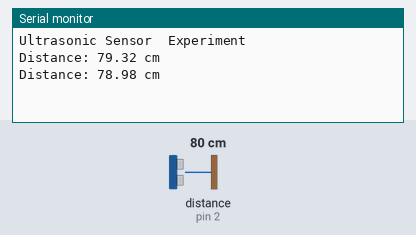
A sketch run on a simulated Arduino Uno, built with avr-gcc and run on an emulated ATmega328P. Parts: the last lines printed to the serial monitor. Wiring (inferred from the names in the program): ultrasonic range finder: trigger pin 3; echo pin 2. The inputs (shaded band) are chosen by the test bench; at power-on: distance to the obstacle (sensor on pin 2) 80 cm. The echo pulse lasts 58.3 µs per cm.

Above: at 2.8 s.
2.9 s: distance to the obstacle (sensor on pin 2) set to 2 cm
At 5.2 s:
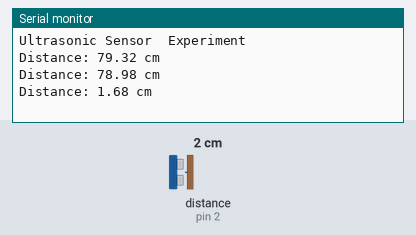
5.6 s: distance to the obstacle (sensor on pin 2) set to 4 cm
At 6.9 s:
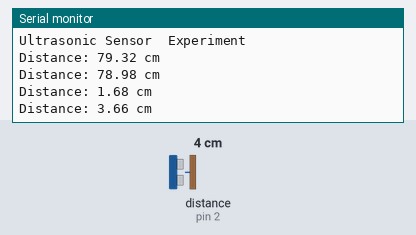
Timing chart, 0 to 8.6 s (numbered marks = the images above; inputs shaded):
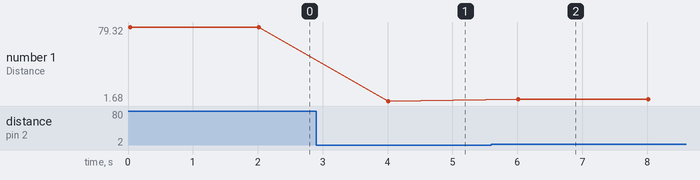

Measured:
- after the input at 2.9 s, the serial monitor: prints a new line after 1.1 s (image 1)
- after the input at 5.6 s, the serial monitor: prints a new line after 0.41 s (image 2)
- plotted number 1: 78.98 → 1.68 after the input at 2.9 s, 1.68 → 3.66 after the input at 5.6 s

The sketch:

ultrasonic.ino
```cpp
#define echoPin 2
#define trigPin 3
float duration;
float distance;

void setup() {
  pinMode(trigPin, OUTPUT);
  pinMode(echoPin, INPUT);
  Serial.begin(9600);
  Serial.println("Ultrasonic Sensor  Experiment");
}
void loop() {
  digitalWrite(trigPin, LOW);
  delayMicroseconds(2);
  digitalWrite(trigPin, HIGH);
  delayMicroseconds(10);
  digitalWrite(trigPin, LOW);
  duration = pulseIn(echoPin, HIGH);
  distance = duration * 0.034 / 2;
  Serial.print("Distance: ");
  Serial.print(distance);
  Serial.println(" cm");
  delay(2000);
}
```
